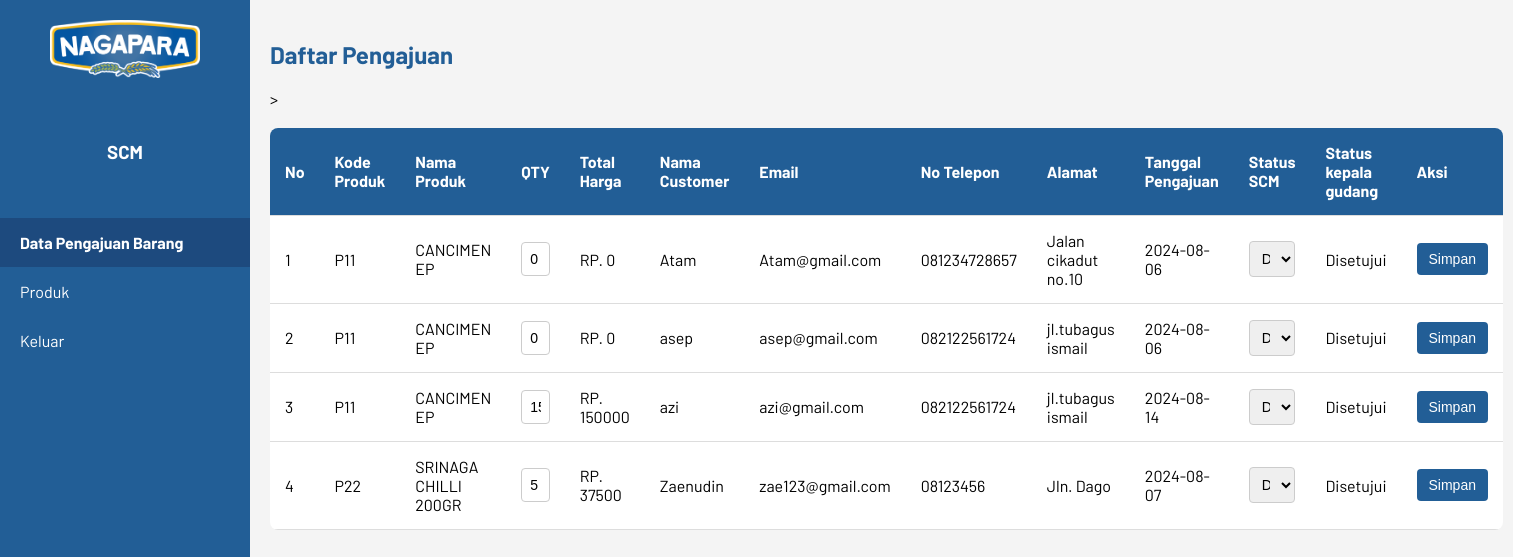
/halaman/SCM/berandascm.php (signed in), run on the app's committed database.
### tables this page shows
CREATE TABLE `histori_pengajuan` (
  `id_pemesanan` varchar(11) NOT NULL,
  `id_sales` varchar(6) NOT NULL,
  `kode_produk` varchar(6) NOT NULL,
  `qty` int(3) NOT NULL,
  `total_harga` int(10) NOT NULL,
  `nama_customer` varchar(30) NOT NULL,
  `email` varchar(30) NOT NULL,
  `no_telepon` varchar(13) NOT NULL,
  `alamat` text NOT NULL,
  `tgl_pengajuan` date NOT NULL,
  `statuspengajuan` enum('Disetujui','Tidak disetujui','Sedang diproses','') NOT NULL,
  `statuspengajuangudang` enum('Disetujui','Tidak disetujui','Sedang diproses','') DEFAULT NULL
);

CREATE TABLE `produk` (
  `kode_produk` varchar(6) NOT NULL,
  `nama_produk` varchar(30) NOT NULL,
  `merk` varchar(20) NOT NULL,
  `stok` int(3) NOT NULL,
  `harga` int(10) NOT NULL
);

### halaman/SCM/berandascm.php (the view, shortened to what this page needs)
<!DOCTYPE html>
<html lang="en">
<head>
    <link rel="stylesheet" href="../../css/index.css" />
</head>
<body>
    <div class="sidebar">
        <div class="logo">
            <img src="../../img/logo.png" alt="Logo">
        </div>
        <div class="user-info">
          <h3>SCM</h3>
        </div>
        <nav class="nav-menu">
            <ul>
              <li><a href="#data-pengajuan.php " class="active" >Data Pengajuan Barang</a></li>
              <li><a href="produk.php " >Produk</a></li>
              <li><a href="../login.php">Keluar</a></li>
            </ul>
        </nav>
    </div>
    <div class="main-content">
      <section id="data-pengajuan">
      <h1>Daftar Pengajuan</h1>
      <table class="product-table">
        <thead>
          <tr>
            <th>No</th>
            <th>Kode Produk</th>
            <th>Nama Produk</th>
            <th>QTY</th>
            <th>Total Harga</th>
            <th>Nama Customer</th>
            <th>Email</th>
            <th>No Telepon</th>
            <th>Alamat</th>
            <th>Tanggal Pengajuan</th>
            <th>Status SCM</th>
            <th>Status kepala gudang</th>
            <th>Aksi</th>
          </tr>
        </thead>
        <tbody>
          <?php
          require("../../koneksi.php");
          $sql = "SELECT h.id_pemesanan, h.kode_produk, p.nama_produk, h.qty, h.total_harga, h.nama_customer, h.email, h.no_telepon, h.alamat, h.tgl_pengajuan, h.statuspengajuan, h.statuspengajuangudang
          FROM tubessi.histori_pengajuan h
          INNER JOIN tubessi.produk p ON h.kode_produk = p.kode_produk";
          $hasil = mysqli_query($conn, $sql);
          $n = 1;
          while ($row = mysqli_fetch_assoc($hasil)) {
            $id_pemesanan = $row['id_pemesanan'];
            $kode_produk = $row['kode_produk'];
            $nama_produk = $row['nama_produk'];
            $qty = $row['qty'];
            $total_harga = $row['total_harga'];
            $nama_customer = $row['nama_customer'];
            $email = $row['email'];
            $no_telepon = $row['no_telepon'];
            $alamat = $row['alamat'];
            $tgl_pengajuan = $row['tgl_pengajuan'];
            $statuspengajuan = $row['statuspengajuan'];
            $statuspengajuangudang = $row['statuspengajuangudang'];
            echo "<tr>
                  <form action='aksitambahscm.php' method='POST'>
                  <td>$n</td>
                  <td>$kode_produk</td>
                  <td>$nama_produk</td>
                  <td><input type='text' id='qty' name='qty' value='$qty'></td>
                  <td>RP. $total_harga</td>
                  <td>$nama_customer</td>
                  <td>$email</td>
                  <td>$no_telepon</td>
                  <td>$alamat</td>
                  <td>$tgl_pengajuan</td>
                  <td><select id='statuspengajuan' name='statuspengajuan'>
                  <option value='Disetujui' " . ($statuspengajuan == 'Disetujui' ? 'selected' : '') . ">Disetujui</option>
                  <option value='Tidak disetujui' " . ($statuspengajuan == 'Tidak disetujui' ? 'selected' : '') . ">Tidak disetujui</option>
                  <option value='Sedang diproses' " . ($statuspengajuan == 'Sedang diproses' ? 'selected' : '') . ">Sedang diproses</option>
                </select></td>
                  <td>$statuspengajuangudang</td>
                  <td>
                      <input type='hidden' name='id_pemesanan' value='$id_pemesanan'>
                      <button type='submit'>Simpan</button>
                  </td>
                  </form>
              </tr>";
            $n++;
          }
          ?>
        </tbody>
      </table>
      </section>
    </div>
</body>
</html>

### css/index.css (style rules this page uses)
html { scroll-behavior: smooth; }
body { font-family: Barlow, sans-serif; margin: 0; padding: 0; display: flex; background-color: #f4f4f4; }
.sidebar { width: 250px; background-color: #225e96; color: #fff; height: 100vh; position: fixed; display: flex; flex-direction: column; align-items: center; }
.logo img { max-width: 150px; margin: 20px 0; }
.user-info { margin: 20px 0; text-align: center; }
.nav-menu ul { list-style-type: none; padding: 0; }
.nav-menu ul li { width: 100%; }
.nav-menu ul li a { text-decoration: none; color: #fff; display: block; padding: 15px 20px; width: 250px; box-sizing: border-box; }
.nav-menu ul li a.active { background-color: #1d4a7e; font-weight: bold; }
.main-content { margin-left: 250px; padding: 20px; width: calc(100% - 250px); }
h1 { color: #225e96; }
form { display: flex; flex-direction: column; background-color: #fff; padding: 20px; border-radius: 8px; box-shadow: 0 2px 4px rgba(0, 0, 0, 0.1); }
table { width: 100%; border-collapse: collapse; margin-top: 20px; background-color: #fff; border-radius: 8px; overflow: hidden; }
table th, table td { padding: 15px; text-align: left; border-bottom: 1px solid #ddd; }
table th { background-color: #225e96; color: #fff; }
.product-table input[type="text"], .product-table input[type="date"] { padding: 10px; border: 1px solid #ccc; border-radius: 4px; width: 100%; box-sizing: border-box; }
.product-table td input[type="text"] { font-size: 14px; }
.product-table button { padding: 8px 12px; border: none; border-radius: 4px; background-color: #225e96; color: #fff; cursor: pointer; font-size: 14px; }
.product-table input[name="qty"] { padding: 8px; border: 1px solid #ccc; border-radius: 4px; width: 100%; box-sizing: border-box; font-size: 14px; }
.product-table select[name="statuspengajuan"], .product-table select[name="statuspengajuangudang"] { padding: 8px; border: 1px solid #ccc; border-radius: 4px; width: 100%; box-sizing: border-box; font-size: 14px; }

### data on the page
histori_pengajuan: kode_produk "P11", kode_produk.nama_produk "CANCIMEN EP", qty "0", total_harga "0", nama_customer "Atam", email "Atam@gmail.com", no_telepon "081234728657", alamat "Jalan cikadut no.10", tgl_pengajuan "2024-08-06", statuspengajuan "Disetujui", statuspengajuangudang "Disetujui"
histori_pengajuan: kode_produk "P11", kode_produk.nama_produk "CANCIMEN EP", qty "0", total_harga "0", nama_customer "asep", email "asep@gmail.com", no_telepon "082122561724", alamat "jl.tubagus ismail", tgl_pengajuan "2024-08-06", statuspengajuan "Disetujui", statuspengajuangudang "Disetujui"
histori_pengajuan: kode_produk "P11", kode_produk.nama_produk "CANCIMEN EP", qty "15", total_harga "150000", nama_customer "azi", email "azi@gmail.com", no_telepon "082122561724", alamat "jl.tubagus ismail", tgl_pengajuan "2024-08-14", statuspengajuan "Disetujui", statuspengajuangudang "Disetujui"
histori_pengajuan: kode_produk "P22", kode_produk.nama_produk "SRINAGA CHILLI 200GR", qty "5", total_harga "37500", nama_customer "Zaenudin", email "zae123@gmail.com", no_telepon "08123456", alamat "Jln. Dago", tgl_pengajuan "2024-08-07", statuspengajuan "Disetujui", statuspengajuangudang "Disetujui"
